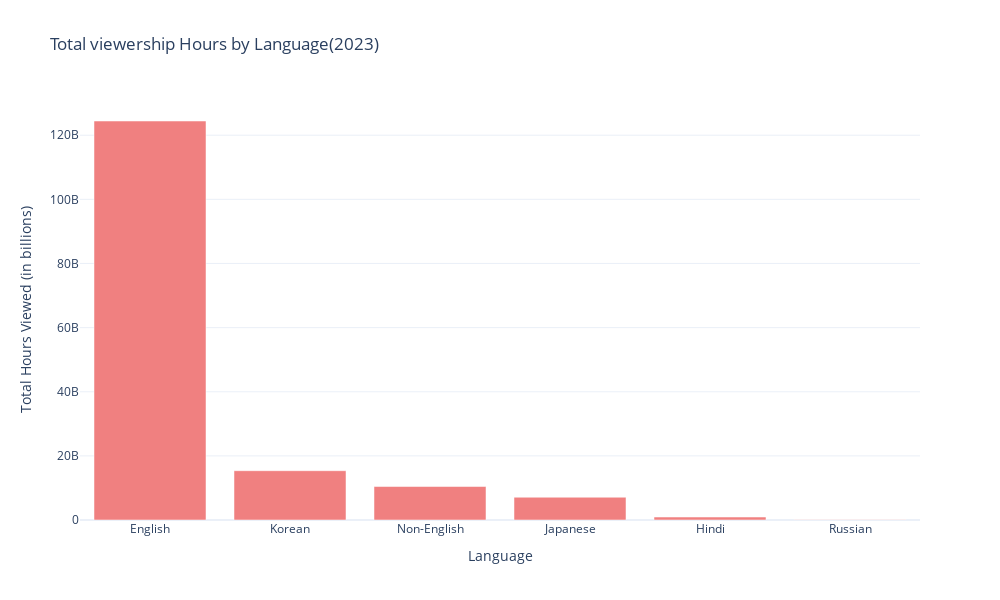

The notebook cell this image was saved under:
### Code cell
Language_type_viewership = df.groupby("Language Indicator")["Hours Viewed"].sum().sort_values(ascending=False)

fig = go.Figure(data=[go.Bar (x= Language_type_viewership.index, y = Language_type_viewership.values, marker_color='lightcoral')])

fig.update_layout(
    title='Total viewership Hours by Language(2023)',
    xaxis_title='Language',
    yaxis_title='Total Hours Viewed (in billions)',
    xaxis_tickangle=0,
    height=600,
    width=1000
)
fig.show()

### Figure 1 — Plotly figure (JSON) as saved in the notebook; plotly's stock layout.template omitted (floating-point values rounded to 4 significant figures)
{"data": [{"marker": {"color": "lightcoral"}, "type": "bar", "x": ["English", "Korean", "Non-English", "Japanese", "Hindi", "Russian"], "y": [124441700000, 15378400000, 10439100000, 7102000000, 926100000, 114600000]}], "layout": {"height": 600, "title": {"text": "Total viewership Hours by Language(2023)"}, "width": 1000, "xaxis": {"tickangle": 0, "title": {"text": "Language"}}, "yaxis": {"title": {"text": "Total Hours Viewed (in billions)"}}}}
